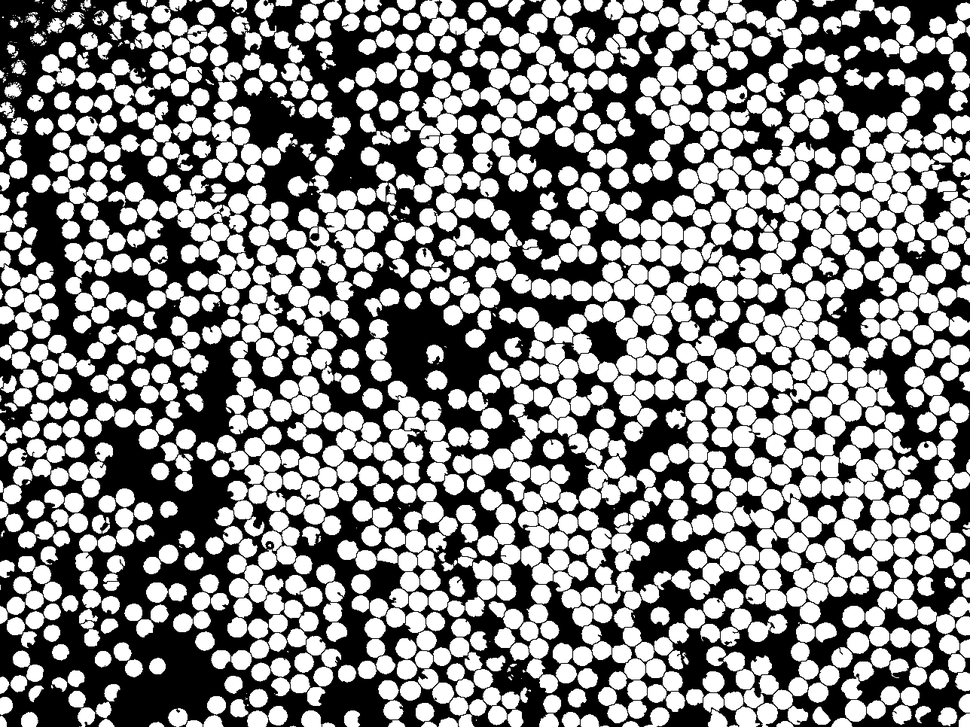
#> input picture Micrografia/datos/SS5_WS.tif, 970 x 727 px, shrunk from 1288 x 966 before the run
$ jupyter execute C2_SS5_final.ipynb
#> lines starting #> are read from the running program, lines starting #| are printed output that depends on the picture; after the words box and inside, x2 and y2 are one past the last pixel; in counts of white or black regions, pixels touching at a corner belong together
[cell 1]
# --- Librerias ---
import os
import cv2
import numpy as np
import matplotlib.pyplot as plt
from openpyxl import Workbook

[cell 2]
# --- Parametros y rutas ---
ruta_watershed = r"datos/SS5_WS.tif"
ruta_original = r"datos/SS5.tif"
carpeta_salida = r"resultados"

# FOV real del microscopio (micras): no impreso en la captura, estimado por
# extrapolacion a partir del diametro mediano de fibra frente al Caso 1 (169x132 um)
fov_ancho_um = 534.0
fov_alto_um = 400.0

factor_motas = 0.025       # descarta piezas < 2.5% del area mediana
factor_fragmento = 0.9     # pieza < 0.9*mediana del subconjunto -> fragmento de sobre-seg
umbral_solidez = 0.88      # une dos piezas si su union llena >= 88% de su casco convexo
factor_max_grupo = 1.2     # no unir si el grupo supera 1.2x la mediana (particulas uniformes; no agranda)
factor_min_grupo = 0.4     # descarta grupos finales < 0.4x la mediana (particulas inventadas)
umbral_solape = 0.65       # fusiona 2 circulos si dist. entre centros < 0.65*(r1+r2) (se solapan demasiado)
factor_max_circulo = 1.3   # el circulo fusionado no supera 1.3x el radio mediano (no crea gigantes)

os.makedirs(carpeta_salida, exist_ok=True)

[cell 3]
# --- Cargar la mascara sobre-segmentada (watershed de ImageJ) ---
ws = cv2.imread(ruta_watershed, cv2.IMREAD_GRAYSCALE)
#> ws is the input picture: shape (727, 970); min 0, max 255, mean 135.5
_, ws = cv2.threshold(ws, 127, 255, cv2.THRESH_BINARY)
#> ws: shape (727, 970); 53.1% white; 21 black regions (19 under 20 px), largest, box (x1, y1, x2, y2) and area: (0, 0, 970, 727) 330754, (859, 382, 880, 393) 42
# auto-inversion: las particulas deben ser el foreground (mas componentes). Si vienen
# como fondo (binarizado al reves en ImageJ) se corrige solo.
if cv2.connectedComponents(ws)[0] < cv2.connectedComponents(255 - ws)[0]:
    ws = 255 - ws
    print("Binario invertido -> corregido (particulas como foreground)")
alto_px, ancho_px = ws.shape

micras_por_pixel_x = fov_ancho_um / ancho_px
micras_por_pixel_y = fov_alto_um / alto_px
micras_por_pixel = (micras_por_pixel_x + micras_por_pixel_y) / 2

def contorno_exterior(mascara):
    contornos, _ = cv2.findContours(mascara, cv2.RETR_EXTERNAL, cv2.CHAIN_APPROX_NONE)
    return max(contornos, key=cv2.contourArea) if contornos else None

[cell 4]
# --- Piezas (sin motas) y clasificacion interior / borde ---
# Las piezas que tocan el marco son de borde: se tratan APARTE para que sus
# fragmentos no contaminen las interiores.
numero, etiquetas_piezas = cv2.connectedComponents(ws)
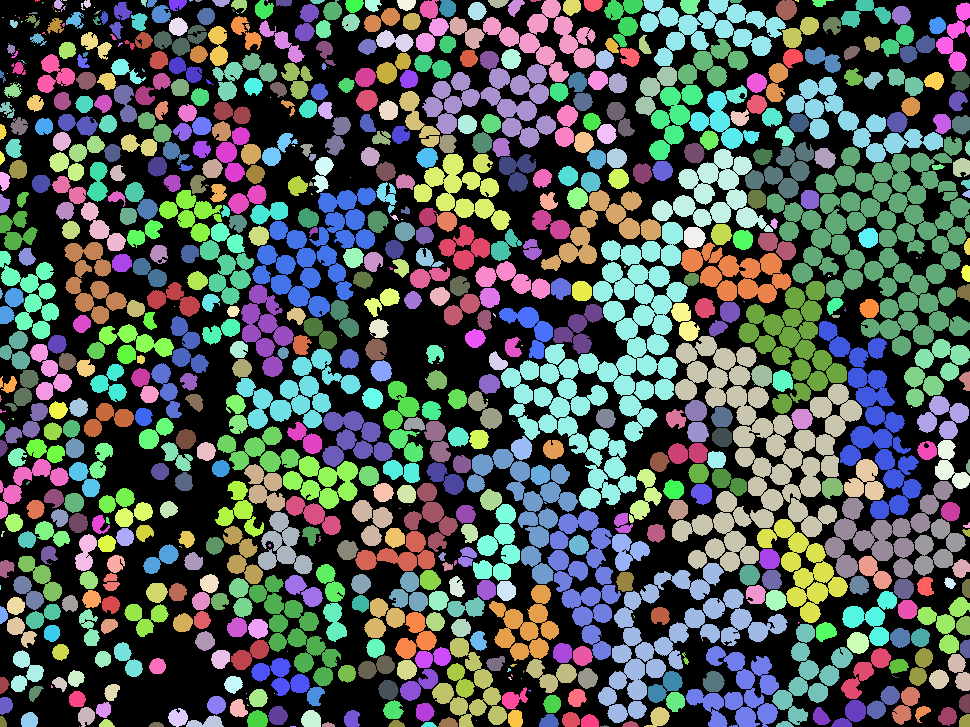
#> etiquetas_piezas: shape (727, 970) int32; 739 distinct labels, from 0 to 738; one colour per label, 0 black
#> numero = 739
area = {}
contorno = {}
for pieza in range(1, numero):
    c = contorno_exterior(np.uint8(etiquetas_piezas == pieza) * 255)
    if c is None:
        continue
    area[pieza] = int((etiquetas_piezas == pieza).sum())
    contorno[pieza] = c
#> this loop made 738 passes
#> contornos in contorno_exterior on passes 1, 2, 4: 1 contour, all with area under 20, 1 contour; box (x1, y1, x2, y2) and area: (54, 0, 66, 12) 53, 1 contour; box (x1, y1, x2, y2) and area: (81, 0, 91, 10) 40
#> after the loop, area = 738 items; contorno = 738 items

area_mediana = np.median(list(area.values()))
#> area_mediana = 267
piezas = [p for p in area if area[p] >= factor_motas * area_mediana]
#> piezas = 668 values from 1 to 736

bordes_lab = set(np.unique(np.concatenate([etiquetas_piezas[0, :], etiquetas_piezas[-1, :],
                                           etiquetas_piezas[:, 0], etiquetas_piezas[:, -1]])))
#> bordes_lab = 110 items
piezas_interior = [p for p in piezas if p not in bordes_lab]
#> piezas_interior = 566 values from 37 to 715
piezas_borde = [p for p in piezas if p in bordes_lab]
#> piezas_borde = 102 values from 1 to 736
print("Piezas:", len(piezas), "| interior:", len(piezas_interior), "| borde:", len(piezas_borde))
#| Piezas: 668 | interior: 566 | borde: 102

[cell 5]
# --- Union por convexidad (interiores y bordes por separado) ---
piezas_set = set(piezas)
#> piezas_set = 668 items
valido_mask = np.isin(etiquetas_piezas, piezas)
#> valido_mask: shape (727, 970) bool; 53.1% white; 21 black regions (19 under 20 px), largest, box (x1, y1, x2, y2) and area: (0, 0, 970, 727) 330930, (859, 382, 880, 393) 42
kernel = cv2.getStructuringElement(cv2.MORPH_ELLIPSE, (5, 5))
vecinos = {}
for p in piezas:
    cerca = np.unique(etiquetas_piezas[(cv2.dilate(np.uint8(etiquetas_piezas == p), kernel) > 0) & valido_mask])
    vecinos[p] = [int(v) for v in cerca if v != p and v in piezas_set]
#> this loop made 668 passes
#> (p, cerca) on passes 3 to 5: (4, [4]), (5, [5, 6]), (6, [5, 6, 7, 65])
#> after the loop, vecinos = 668 items

def solidez_union(a, b):
    casco = cv2.contourArea(cv2.convexHull(np.vstack([contorno[a], contorno[b]])))
    return (area[a] + area[b]) / casco if casco > 0 else 0.0

def unir(subconjunto):
    sub = set(subconjunto)
#> sub = 566 items
    if not subconjunto:
        return {}
    mediana = np.median([area[p] for p in subconjunto])
#> mediana = 291
    tope = factor_max_grupo * mediana
#> tope = 349.2
    padre = {p: p for p in subconjunto}
#> padre = 566 items
    area_grupo = {p: area[p] for p in subconjunto}
#> area_grupo = 566 items
    def raiz(x):
        while padre[x] != x:
            padre[x] = padre[padre[x]]
            x = padre[x]
        return x
    for fragmento in sorted([p for p in subconjunto if area[p] < factor_fragmento * mediana], key=lambda p: area[p]):
        candidatos = []
        for v in vecinos[fragmento]:
            if v not in sub:
                continue
            rf, rv = raiz(fragmento), raiz(v)
            if rf == rv or area_grupo[rf] + area_grupo[rv] > tope:   # tope: no fundir dos particulas
                continue
            s = solidez_union(fragmento, v)
            if s > umbral_solidez:
                candidatos.append((s, v))
        if candidatos:
            rf, rv = raiz(fragmento), raiz(max(candidatos)[1])
            padre[rf] = rv
            area_grupo[rv] += area_grupo[rf]
#> this loop made 210 passes
#> (fragmento, rf, rv) on passes 3, 6, 18, 39: (678, 678, 664), (342, 342, 339), (273, 273, 270), (410, 410, 401)
    grupos = {}
    for p in subconjunto:
        grupos.setdefault(raiz(p), []).append(p)
#> this loop made 566 passes
#> p on passes 1 to 3: 37, 38, 42
#> after the loop, grupos = 562 items
    # descarta grupos diminutos (particulas inventadas)
    return {k: m for k, m in grupos.items() if sum(area[p] for p in m) >= factor_min_grupo * mediana}

grupos_interior = unir(piezas_interior)
#> grupos_interior = 514 items
grupos_borde = unir(piezas_borde)
#> the loop in unir (call 2), `for fragmento in sorted([p for p in subconjunto if area[p] < factor_fr..` made 48 passes
#> (fragmento, rf, rv) on passes 4, 8: (736, 736, 725), (538, 538, 546)
#> the loop in unir (call 2), `for p in subconjunto:` made 102 passes
#> p on passes 3 to 10: 4, 5, 6, 7, 9, 10, 11, 12
#> grupos_borde = 78 items
print("Particulas interiores:", len(grupos_interior), "| de borde:", len(grupos_borde))
#| Particulas interiores: 514 | de borde: 78

[cell 6]
# --- Interiores como circulos de area REAL + fusion de solapes; borde = casco convexo ---
mascara_exterior = np.zeros((alto_px, ancho_px), dtype=np.uint8)
for miembros in grupos_borde.values():
    cv2.drawContours(mascara_exterior, [cv2.convexHull(np.vstack([contorno[p] for p in miembros]))], -1, 255, -1)
#> this loop made 78 passes
#> miembros on passes 1 to 8: [2], [6], [7], [10], [11], [12], [14], [16]
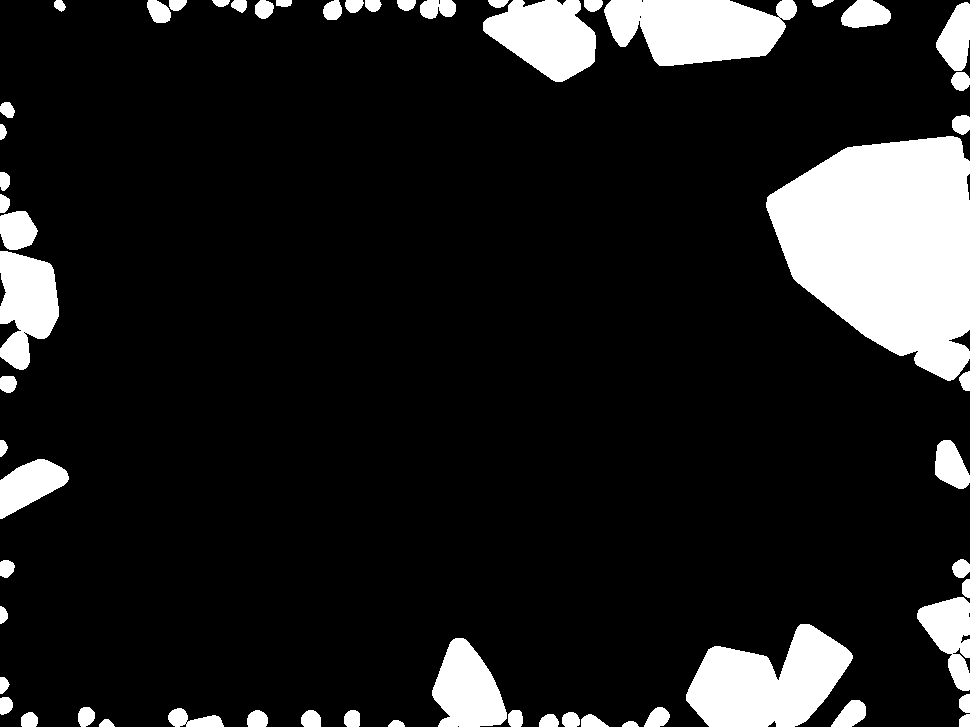
#> mascara_exterior: shape (727, 970); 12.9% white; 59 white regions, largest, box (x1, y1, x2, y2) and area: (766, 136, 970, 381) 34996, (686, 624, 853, 727) 10923, (604, 0, 797, 66) 9358

# un circulo (centro, radio de area equivalente) por grupo interior
circulos = []
for miembros in grupos_interior.values():
    casco = cv2.convexHull(np.vstack([contorno[p] for p in miembros]))
    area_px = sum(area[p] for p in miembros)   # area REAL (pixeles), no la del casco (que infla)
    perimetro = cv2.arcLength(casco, True)
    circ = 4 * np.pi * cv2.contourArea(casco) / (perimetro ** 2) if perimetro > 0 else 0.0
    M = cv2.moments(casco)
    cx = M["m10"] / M["m00"] if M["m00"] else 0.0
    cy = M["m01"] / M["m00"] if M["m00"] else 0.0
    circulos.append([cx, cy, float(np.sqrt(area_px / np.pi)), circ])
#> this loop made 514 passes
#> (miembros, area_px, perimetro, circ, cx, cy) on passes 1 to 3: ([37], 223, 55.32, 0.953, 122, 10.61), ([38], 258, 55.66, 0.973, 476.5, 10.59), ([42], 541, 96.68, 0.831, 306.5, 22.23)
#> after the loop, circulos = 514 items, first 6: [122, 10.61, 8.43, 0.953], [476.5, 10.59, 9.06, 0.973], [306.5, 22.23, 13.12, 0.831], [900.9, 14.79, 9.42, 0.975], [205.7, 15.87, 8.74, 0.973], [381.4, 19.6, 12.57, 0.809]

# Fusion de circulos que se solapan DEMASIADO (una particula partida en dos):
# se sustituyen por un circulo que engloba a ambos, sin superar factor_max_circulo * radio mediano.
mediana_radio = float(np.median([c[2] for c in circulos])) if circulos else 0.0
#> mediana_radio = 9.8
tope_radio = factor_max_circulo * mediana_radio
#> tope_radio = 12.75

def envolvente(a, b):
    x1, y1, r1 = a[:3]; x2, y2, r2 = b[:3]
    d = float(np.hypot(x2 - x1, y2 - y1))
    if d + min(r1, r2) <= max(r1, r2):          # uno ya contiene al otro
        return list(a[:3]) if r1 >= r2 else list(b[:3])
    R = (d + r1 + r2) / 2                        # circulo minimo que engloba ambos
    t = (R - r1) / d if d > 0 else 0.0
    return [x1 + (x2 - x1) * t, y1 + (y2 - y1) * t, R]

padre = list(range(len(circulos)))
#> padre = 514 values from 0 to 513
def raiz(x):
    while padre[x] != x:
        padre[x] = padre[padre[x]]; x = padre[x]
    return x
for i in range(len(circulos)):
    xi, yi, ri = circulos[i][:3]
    for j in range(i + 1, len(circulos)):
        xj, yj, rj = circulos[j][:3]
        if np.hypot(xj - xi, yj - yi) < umbral_solape * (ri + rj):
            padre[raiz(i)] = raiz(j)
#> this loop made 514 passes
#> (xi, yi, ri) on passes 1 to 3: (122, 10.61, 8.43), (476.5, 10.59, 9.06), (306.5, 22.23, 13.12)
#> after the loop, padre = 514 values, max 513 at index 513, min 0 at index 0, mean 257.3

componentes = {}
for i in range(len(circulos)):
    componentes.setdefault(raiz(i), []).append(circulos[i])
#> after the loop, componentes = 499 items

circulos_final = []
for grupo in componentes.values():
    c = grupo[0]
    for otro in grupo[1:]:
        e = envolvente(c, otro)
        if e[2] <= tope_radio:                  # no crear circunferencias gigantes
            c = [e[0], e[1], e[2], max(c[3], otro[3])]
        else:
            circulos_final.append(otro)
    circulos_final.append(c)
#> this loop made 499 passes
#> grupo on passes 12 to 14: [[245.9, 32.84, 11.77, 0.822]], [[466.4, 32.01, 13.24, 0.822]], [[799.4, 31.53, 13.76, 0.816]]

# rasterizar interiores (circulos ya fusionados) y guardar propiedades
mascara_interior = np.zeros((alto_px, ancho_px), dtype=np.uint8)
#> mascara_interior: shape (727, 970); every value is 0
particulas = []
for cx, cy, r, circ in circulos_final:
    cxi, cyi, ri = int(round(cx)), int(round(cy)), int(round(r))
    cv2.circle(mascara_interior, (cxi, cyi), ri, 255, -1)
    particulas.append({"id": len(particulas) + 1, "area_px": float(np.pi * ri * ri),
                       "circularidad": circ, "centro_x": cxi, "centro_y": cyi, "radio_eq_px": float(ri)})
#> this loop made 514 passes
#> mascara_interior: shape (727, 970); 42.7% white; 313 white regions, largest, box (x1, y1, x2, y2) and area: (673, 303, 837, 524) 21807, (504, 281, 680, 440) 18586, (826, 369, 964, 596) 15702

# resultado final = TODAS las particulas en blanco (imagen binarizada lista para el watershed)
resultado_final = np.zeros((alto_px, ancho_px), dtype=np.uint8)
resultado_final[(mascara_interior > 0) | (mascara_exterior > 0)] = 255
#> resultado_final: shape (727, 970); 55% white; 37 black regions (26 under 20 px), largest, box (x1, y1, x2, y2) and area: (0, 0, 970, 727) 315882, (575, 0, 614, 59) 873, (0, 320, 21, 348) 275
print("Particulas interiores:", len(particulas), "(fusiones:", len(circulos) - len(particulas), ") | borde:", len(grupos_borde))
#| Particulas interiores: 514 (fusiones: 0 ) | borde: 78

[cell 7]
# --- Guardar imagenes resultado ---
# 1) Resultado final binarizado (todas las particulas blancas, listo para el watershed)
cv2.imwrite(os.path.join(carpeta_salida, "resultado_final.png"), resultado_final)

# 2) Doble panel: interiores | exteriores (binario)
fig, ax = plt.subplots(1, 2, figsize=(15, 6))
ax[0].imshow(mascara_interior, cmap="gray"); ax[0].set_title("Interiores: %d" % len(particulas)); ax[0].axis("off")
ax[1].imshow(mascara_exterior, cmap="gray"); ax[1].set_title("Exteriores / borde: %d" % len(grupos_borde)); ax[1].axis("off")
fig.tight_layout()
fig.savefig(os.path.join(carpeta_salida, "interiores_exteriores.png"), dpi=150, bbox_inches="tight")
plt.close(fig)

# 3) Comparacion: resultado final vs la entrada del watershed (_WS)
fig, ax = plt.subplots(1, 2, figsize=(15, 6))
ax[0].imshow(resultado_final, cmap="gray"); ax[0].set_title("Resultado final (binarizado)"); ax[0].axis("off")
ax[1].imshow(ws, cmap="gray"); ax[1].set_title("Entrada watershed (_WS)"); ax[1].axis("off")
fig.tight_layout()
fig.savefig(os.path.join(carpeta_salida, "comparacion.png"), dpi=150, bbox_inches="tight")
plt.close(fig)

# 4) Overlay: resultado final superpuesto sobre el _WS (colores aptos deuteranopia)
#    blanco = coincide | naranja = anadido por el codigo | azul = quitado por el codigo
proc = resultado_final > 0
ws_fg = ws > 0
overlay_ws = np.zeros((alto_px, ancho_px, 3), dtype=np.uint8)
#> overlay_ws: shape (727, 970, 3); every value is 0
overlay_ws[ws_fg & proc] = (255, 255, 255)
#> overlay_ws: shape (727, 970, 3); 39.3% white; 728 white regions (81 under 20 px), largest, box (x1, y1, x2, y2) and area: (766, 136, 970, 356) 17774, (535, 301, 678, 437) 8137, (707, 386, 825, 523) 6827
overlay_ws[(~ws_fg) & proc] = (0, 128, 255)     # naranja (BGR) = anadido
overlay_ws[ws_fg & (~proc)] = (255, 0, 0)       # azul (BGR) = quitado
cv2.imwrite(os.path.join(carpeta_salida, "overlay_vs_ws.png"), overlay_ws)

# 5) Deteccion de particulas: cada particula dibujada por SEPARADO sobre la micrografia
#    original (si se fusionan en la mascara, findContours las une; por eso una a una).
#    interiores = circulo naranja | exteriores/borde = casco convexo azul (deuteranopia)
original = cv2.imread(ruta_original, cv2.IMREAD_GRAYSCALE)
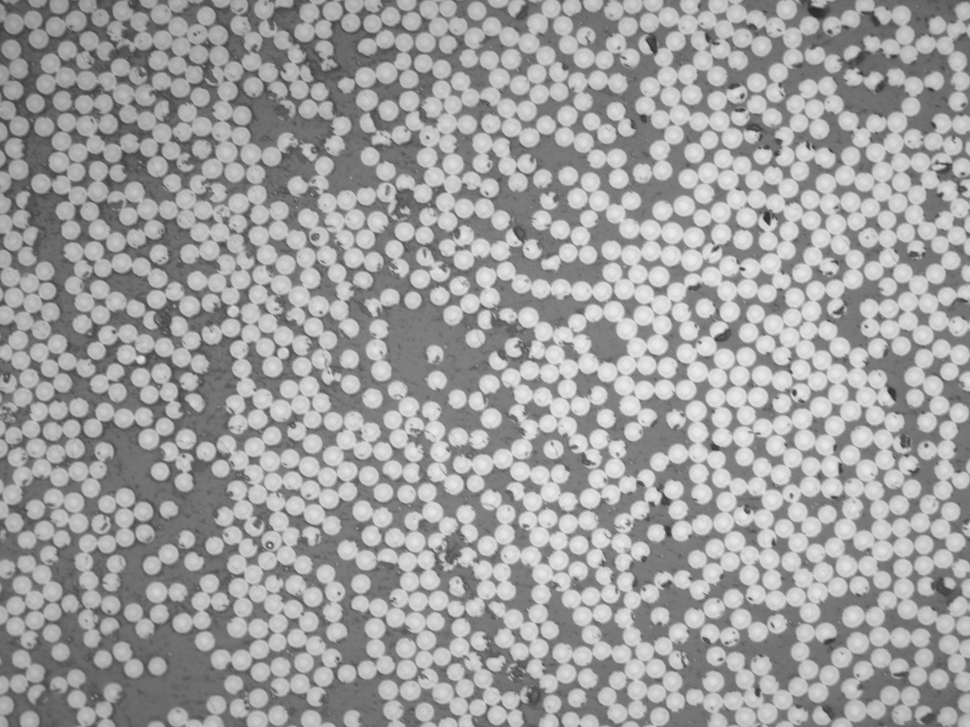
#> input picture Micrografia/datos/SS5.tif, 970 x 727 px, shrunk from 1288 x 966 before the run
#> original is the input picture: shape (727, 970); min 43, max 236, mean 158.5
deteccion = cv2.cvtColor(original, cv2.COLOR_GRAY2BGR)
for miembros in grupos_borde.values():
    cv2.drawContours(deteccion, [cv2.convexHull(np.vstack([contorno[p] for p in miembros]))], -1, (255, 0, 0), 2)
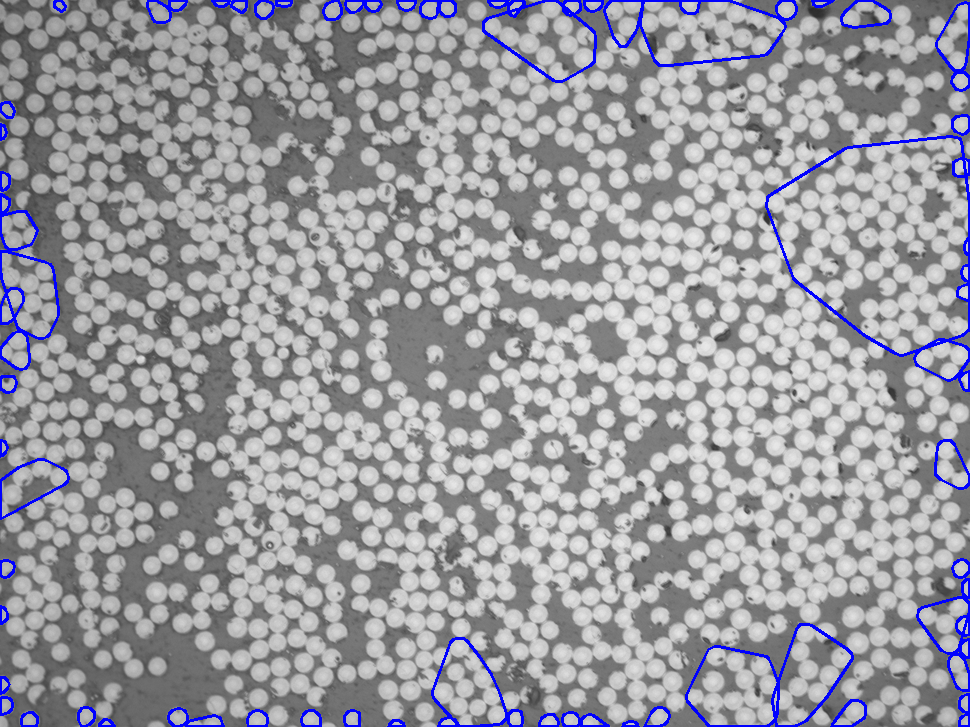
#> deteccion: shape (727, 970, 3); 2.66% of pixels changed, all inside (x1, y1, x2, y2) = (0, 0, 970, 727)
for p in particulas:
    cv2.circle(deteccion, (p["centro_x"], p["centro_y"]), int(round(p["radio_eq_px"])), (0, 128, 255), 2)
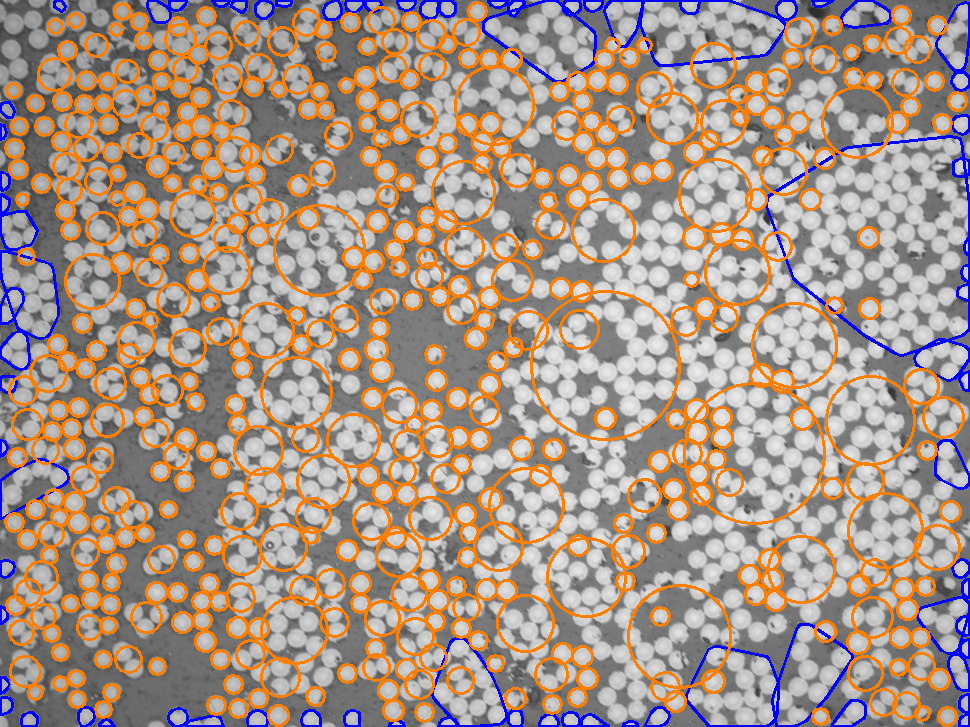
#> deteccion: shape (727, 970, 3); 15.9% of pixels changed, all inside (x1, y1, x2, y2) = (4, 1, 968, 727)
cv2.imwrite(os.path.join(carpeta_salida, "Deteccion de particulas.png"), deteccion)

print("Guardado en:", carpeta_salida)

[cell 8]
# --- Guardar las propiedades en Excel (solo particulas interiores) ---
libro = Workbook()
hoja = libro.active
hoja.title = "Resultados"

hoja.append(["RESUMEN"])
hoja.append(["Particulas interiores", len(particulas)])
hoja.append(["Particulas de borde (2o plano)", len(grupos_borde)])
hoja.append(["Fraccion de superficie", float((resultado_final > 0).mean())])
hoja.append([])
hoja.append(["id", "area_px", "area_um2", "diametro_eq_um", "circularidad", "centro_x_px", "centro_y_px"])
for p in particulas:
    hoja.append([
        p["id"], p["area_px"], p["area_px"] * micras_por_pixel_x * micras_por_pixel_y,
        2 * p["radio_eq_px"] * micras_por_pixel, p["circularidad"], p["centro_x"], p["centro_y"],
    ])
libro.save(os.path.join(carpeta_salida, "propiedades_particulas.xlsx"))
print("Excel guardado")
